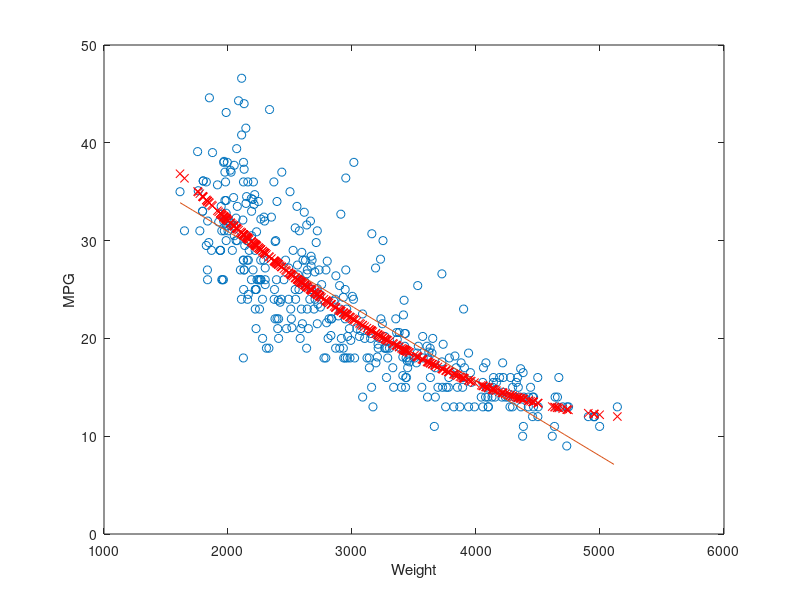
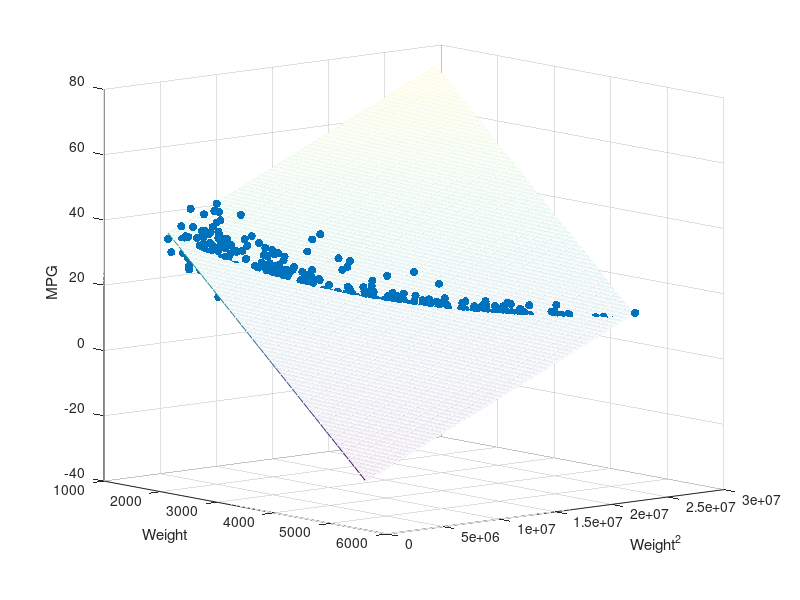

Reproduce these figures in MATLAB, in order.
%two dimensional data
load car_data;
x1=data(:,4); %weight
y=mpg;
figure;
X=[ones(size(x1)) x1]; % add bias term

plot(x1,y,'o')
hold on
b = regress(y,X) % Removes NaN data
x1fit = min(x1):100:max(x1);
pred = [ones(size(x1fit')) x1fit']*b;%get prediction
plot(x1fit,pred,'-')
xlabel('Weight')
ylabel('MPG')

%polynomial fitting
x2=x1.*x1;
X = [ones(size(x1)) x1 x2];
b = regress(y,X)
pred = X*b;
hold on
plot(x1,pred,'rx')
%b=(X'*X)^(-1)*X'*y
figure;
scatter3(x1,x2,y,'filled');
x1fit = min(x1):100:max(x1);
x2fit = min(x2):10000:max(x2);
hold on
[X1FIT,X2FIT] = meshgrid(x1fit,x2fit);
YFIT = b(1) + b(2)*X1FIT + b(3)*X2FIT;
mesh(X1FIT,X2FIT,YFIT)
xlabel('Weight')
ylabel('Weight^2')
zlabel('MPG')
view(50,10)










